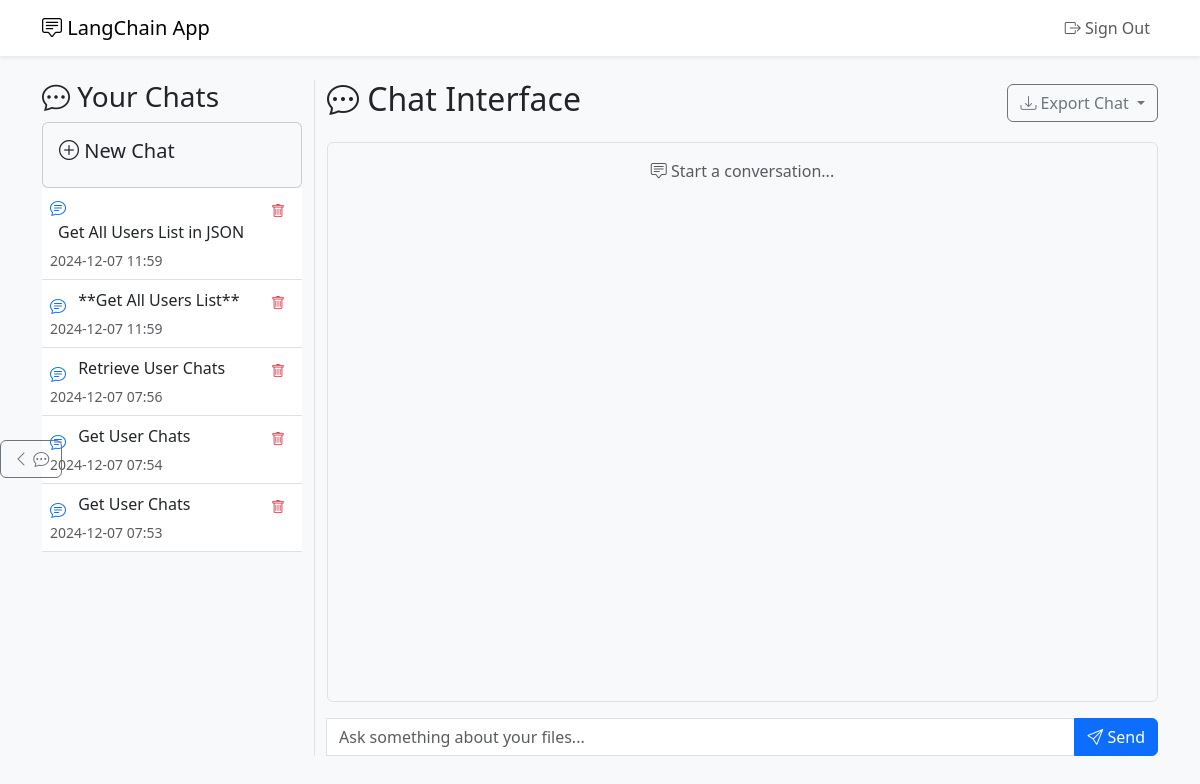
The app's page /chat/ (signed in) with its own data.
### models.py (models this page shows)
class Chat(Base):
    __tablename__ = "chats"
    id = Column(Integer, primary_key=True, index=True)
    user_id = Column(Integer, ForeignKey("users.id"))
    title = Column(String)
    created_at = Column(DateTime, default=datetime.utcnow)
    messages = relationship(
        "ChatMessage", back_populates="chat", cascade="all, delete-orphan"
    )
    user = relationship("User", back_populates="chats")

### routes/chat.py (the view)
@router.get("/", response_class=HTMLResponse)
def chat_page(
    request: Request,
    db: Session = Depends(get_db),
    user_id: int | None = Depends(get_current_user),
):
    if not user_id:
        return RedirectResponse("/login", status_code=303)
    chats = (
        db.query(Chat)
        .filter(Chat.user_id == user_id)
        .order_by(Chat.created_at.desc())
        .all()
    )
    return templates.TemplateResponse(
        "chat.html",
        {
            "request": request,
            "title": "Code Chat",
            "chats": chats,
            "chat_history": [],
            "chat_id": -1,
        },
    )

### templates/chat.html (shortened to what this page needs)
{% extends "base.html" %} {% block content %}
<button
  class="btn btn-outline-secondary position-fixed toggle-btn"
  style="left: 0; top: 55%; z-index: 1000"
  type="button"
  data-bs-toggle="collapse"
  data-bs-target="#chat-column"
>
  <i class="bi bi-chevron-left" id="chatToggleIcon"></i>
  <i class="bi bi-chat-dots"></i>
</button>
<div class="row h-100">
  <div class="collapse show col-12 col-md-3 border-end" id="chat-column">
    <h3><i class="bi bi-chat-dots"></i> Your Chats</h3>
    <div class="new-chat-section">
      <div class="card p-3 bg-light">
        <h5 onclick="createNewChat()">
          <i class="bi bi-plus-circle"></i> New Chat
        </h5>
      </div>
    </div>
    <div class="chat-list mb-3" style="height: 69vh; overflow-y: auto">
      <table class="table table-hover">
        <tbody id="chat-list">
          {% for chat in chats %} {% set index = loop.index %}{% include
          "partials/chat_row.html" with context %} {% endfor %}
        </tbody>
      </table>
    </div>
  </div>
  <div class="col-12 col-md-9" id="rightPanel">
    <div class="d-flex justify-content-between align-items-center mb-3">
      <h2><i class="bi bi-chat-dots"></i> Chat Interface</h2>
      <div class="dropdown">
        <button
          class="btn btn-outline-secondary dropdown-toggle"
          type="button"
          id="exportDropdown"
          data-bs-toggle="dropdown"
          aria-expanded="false"
        >
          <i class="bi bi-download"></i> Export Chat
        </button>
      </div>
    </div>
    <div
      id="chat-container"
      class="border rounded p-3 mb-3"
      style="height: 70vh; overflow-y: auto"
    >
      {% if chat_history %} {% for message in chat_history %} {% include
      "partials/message.html" %} {% endfor %} {% else %}
      <p class="text-center text-muted">
        <i class="bi bi-chat-square-text"></i> Start a conversation...
      </p>
      {% endif %}
    </div>
    <form
      hx-post="/chat/"
      hx-target="#chat-container"
      hx-swap="beforeend"
      hx-indicator="#send-form"
      hx-on::after-request="if(event.detail.successful) {
          this.reset();
          let chatId = document.getElementById('chat_id');
          if (chatId.value=='-1'){
            let new_chat_id = document.getElementById('message_chat_id').value;
            chatId.setAttribute('value', new_chat_id);
            document.getElementById('refresh-chat-list').click();
          }
          document.getElementById('chat-container').scrollTop = document.getElementById('chat-container').scrollHeight;
      }"
      id="send-form"
      class="mt-3"
    >
      <div class="input-group roun">
        <input
          type="text"
          name="query"
          class="form-control"
          placeholder="Ask something about your files..."
          required
        />
        <button class="btn btn-primary" type="submit">
          <span class="htmx-indicator-none">
            <i class="bi bi-send"></i> Send
          </span>
        </button>
      </div>
    </form>
  </div>
</div>
{% endblock %}

### templates/base.html (shortened to what this page needs)
<!DOCTYPE html>
<html lang="en">
  <head>
    <link
      rel="stylesheet"
      href="https://cdn.jsdelivr.net/npm/bootstrap@5.3.0/dist/css/bootstrap.min.css"
    />
    <link
      rel="stylesheet"
      href="https://cdn.jsdelivr.net/npm/bootstrap-icons@1.11.3/font/bootstrap-icons.css"
    />
    <link
      href="https://cdnjs.cloudflare.com/ajax/libs/prism/1.29.0/themes/prism.min.css"
      rel="stylesheet"
    />
  </head>
  <body class="bg-light">
    <nav class="navbar navbar-expand-lg navbar-light bg-white shadow-sm">
      <div class="container">
        <a class="navbar-brand" href="/">
          <i class="bi bi-chat-square-text"></i> LangChain App
        </a>
        {% if request.cookies.get('user_id') %}
        <div class="collapse navbar-collapse" id="navbarNav">
          <ul class="navbar-nav ms-auto">
            <li class="nav-item">
              <a class="nav-link" href="/signout">
                <i class="bi bi-box-arrow-right"></i> Sign Out
              </a>
            </li>
          </ul>
        </div>
        {% endif %}
      </div>
    </nav>
    <div class="container my-4">{% block content %}{% endblock %}</div>
  </body>
</html>

### templates/partials/chat_row.html
<tr class="chat-item" style="animation-delay: {{ index * 0.2 }}s">
  <td
    hx-get="/chat/{{ chat.id }}"
    hx-target="#chat-container"
    hx-swap="innerHTML"
    hx-on::after-request="if(event.detail.successful) {
        document.getElementById('chat-container').scrollTop = document.getElementById('chat-container').scrollHeight;
        document.getElementById('chat_id').setAttribute('value', '{{ chat.id }}');
    }"
  >
    <i class="bi bi-chat-text text-primary"></i>
    <span class="ms-2 typing-animation text-wrap">{{ chat.title }}</span>
    <small class="text-muted d-block">
      {{ chat.created_at.strftime('%Y-%m-%d %H:%M') }}
    </small>
  </td>
  <td class="text-end">
    <button
      class="btn btn-sm btn-link text-danger"
      hx-delete="/chat/{{ chat.id }}"
      hx-target="closest tr"
      hx-swap="outerHTML"
    >
      <i class="bi bi-trash"></i>
    </button>
  </td>
</tr>

### templates/chat.html (style rules this page uses)
.typing-animation { display: inline-block; overflow: hidden; white-space: nowrap; border: none; animation: typing 3.5s steps(40, end); }
.toggle-btn { transition: all 0.5s ease; }
.chat-item, .file-item { transition: all 0.3s ease; transform-origin: left; }

### records on screen
Chat: title "Get All Users List in JSON", created_at "2024-12-07 11:59"
Chat: title "**Get All Users List**", created_at "2024-12-07 11:59"
Chat: title "Retrieve User Chats", created_at "2024-12-07 07:56"
Chat: title "Get User Chats", created_at "2024-12-07 07:54"
Chat: title "Get User Chats", created_at "2024-12-07 07:53"
